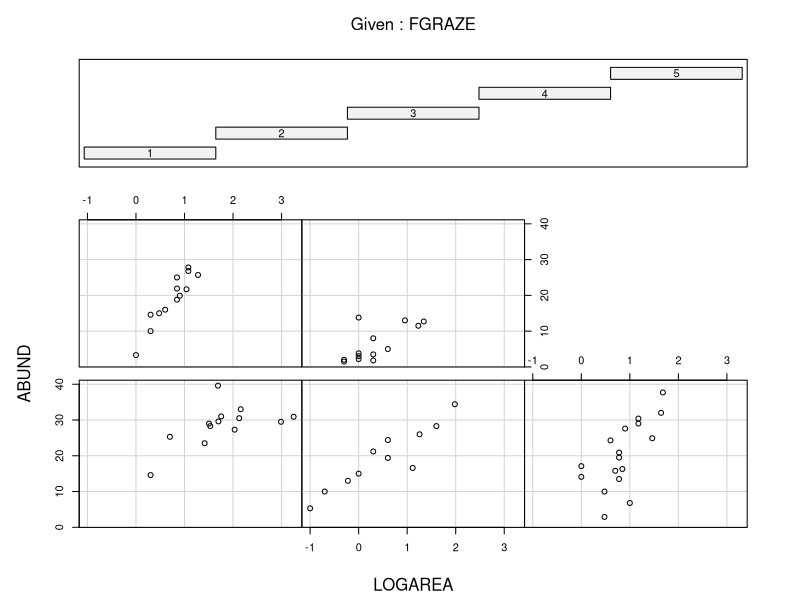
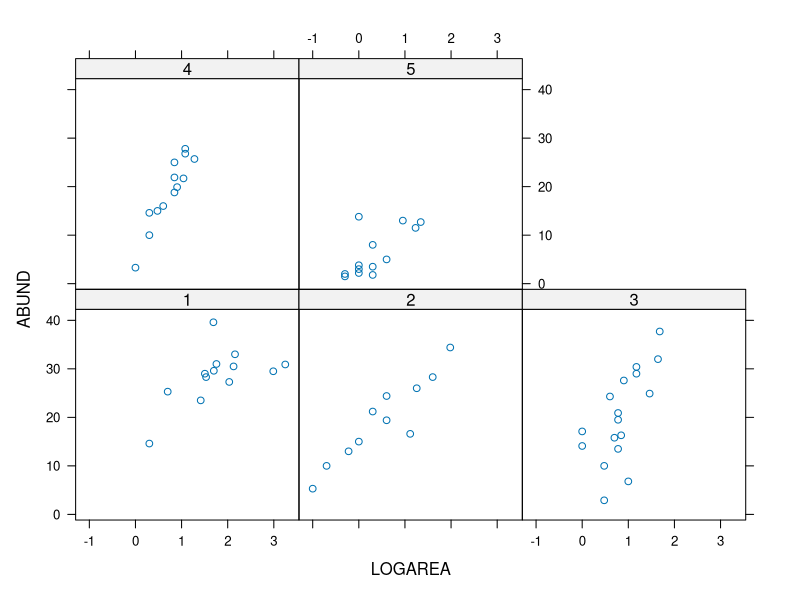
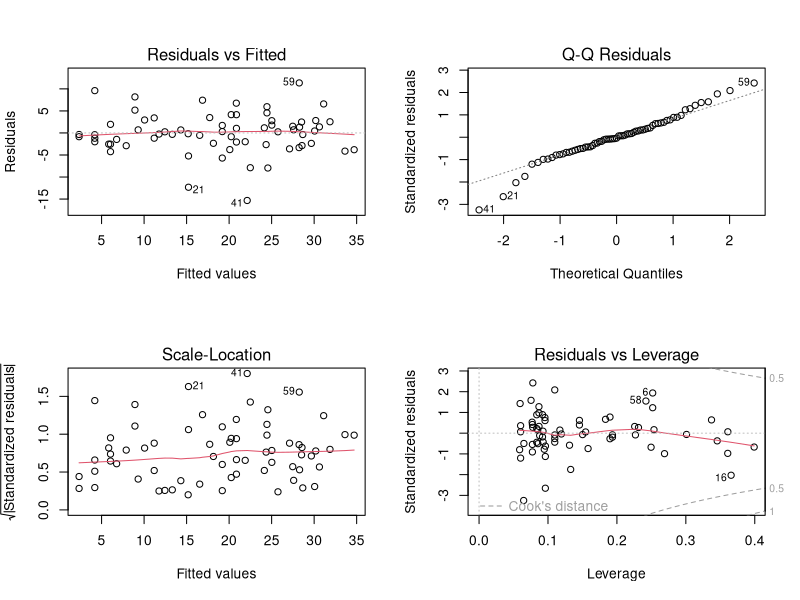
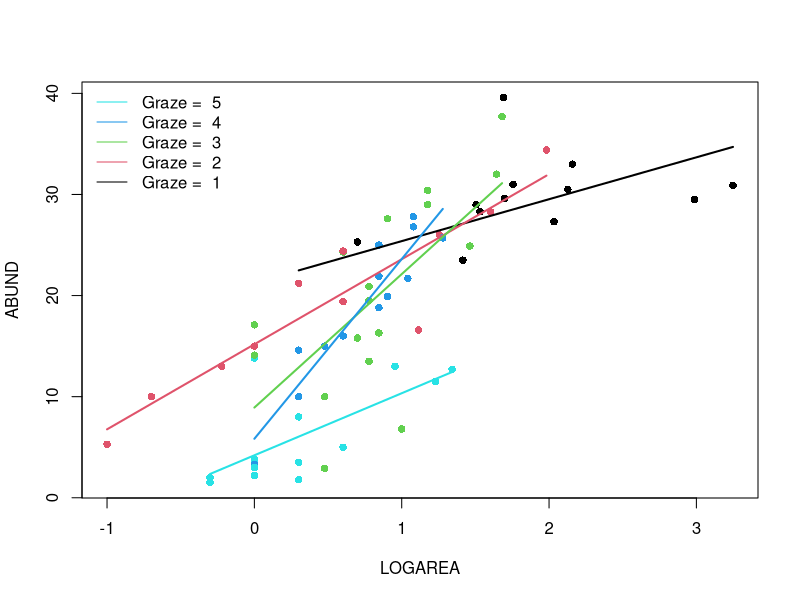
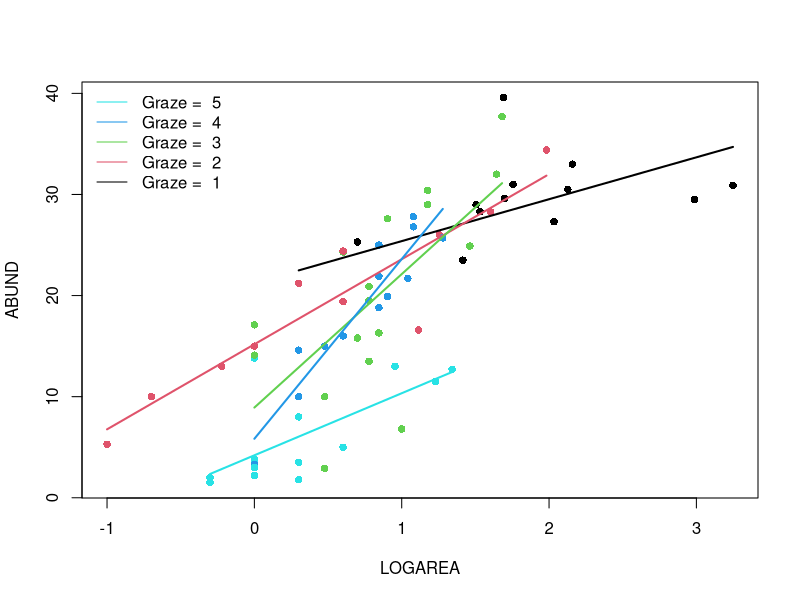

The R source for these figures, in order:
## ---- chunk 1
knitr::opts_chunk$set(echo=TRUE, message = FALSE, warning = FALSE, eval = FALSE, cache = FALSE)

SOLUTIONS<- TRUE
## ---- chunk 2
loyn <- read.table("./data/loyn.txt", header = TRUE)
str(loyn)
## ---- chunk 3
loyn$LOGAREA <- log10(loyn$AREA)
# create factor GRAZE as it was originally coded as an integer
loyn$FGRAZE <- factor(loyn$GRAZE)
## ---- chunk 4
coplot(ABUND ~ LOGAREA | FGRAZE, data = loyn)

# or
library(lattice)
xyplot(ABUND ~ LOGAREA | FGRAZE, data = loyn)

# There is a lot of variation in there, but:
# The mean abundance seems to decrease as grazing levels increase.
# This is most noticeable in the highest grazing level.
# Within a grazing level, abundance seems to increase with the log-patch area.
# It is unclear from this if the slope of the log-area effect is 
# different between grazing levels
## ---- chunk 5
birds.inter.1 <- lm(ABUND ~ FGRAZE * LOGAREA , data = loyn)
## ---- chunk 6
# first split the plotting device into 2 rows and 2 columns
par(mfrow = c(2,2))

# now create the residuals plots
plot(birds.inter.1)

# To test the normality of residuals assumption we use the Normal Q-Q plot. 
# The central residuals are not too far from the Q-Q line but the extremes
# are too extreme (the tails of the distribution are too long). Some
# observations, both high and low, are poorly explained by the model.

# The plot of the residuals against the fitted values suggests these
# extreme residuals happen for intermediate fitted values.

# Looking at the homogeneity of variance assumption (Residuals vs
# Fitted and Scale-Location plot),
# the graphs are mostly messy, with no clear pattern emerging. There is
# a hint of smaller variance with the lowest fitted values, which is not ideal.
# This could mean that the homogeneity of variance assumption is not met
# (i.e. the variances are not the same), but with this amount of data we 
# can't tell. ABUND being bounded by zero, it wouldn't be too 
# surprising that the variance increases with the mean abundance.

# The observations with the highest leverage don't appear to be overly
# influential, according to the Cook's distances in the Residuals vs
# Leverage plot.  
## ---- chunk 7
summary(birds.inter.1)

# Here the intercept (baseline) is the predicted `ABUND` for LOGAREA = 0,
# for FGRAZE level 1.
# the null hypothesis for the intercept is that the intercept = 0
# (not biologically relevant).

# LOGAREA represents the slope for LOGAREA, specific to level FGRAZE = 1.
# The null hypothesis is that the slope of the relationship
# between LOGAREA and ABUND = 0, for level FGRAZE = 1 only. 

# FGRAZE2...5 estimate differences (contrasts) between the *intercept* of
# each level and the *intercept* of the reference level, FGRAZE = 1. 

# FGRAZE2...5:LOGAREA estimate differences (contrasts) between the *slope*
# of LOGAREA for each level and the *slope* of LOGAREA for the reference
# level, FGRAZE = 1. 


# The Multiple R-square value is 0.76, so 76% of the variation in the data is explained by the model.
## ---- chunk 8
par(mfrow= c(1, 1))
plot(ABUND ~ LOGAREA, data= loyn, col= GRAZE, pch= 16)
# Note: # color 1 means black in R
# color 2 means red in R
# color 3 means green in R
# color 4 means blue in R
# color 5 means cyan in R

# FGRAZE1
# create a sequence of increasing Biomass within the observed range
LOGAREA.seq<- seq(from= min(loyn$LOGAREA[loyn$FGRAZE == 1]),
					to= max(loyn$LOGAREA[loyn$FGRAZE == 1]),
					length= 20)
# create data frame for prediction
dat4pred<- data.frame(FGRAZE= "1", LOGAREA= LOGAREA.seq)
# predict for new data
dat4pred$predicted<- predict(birds.inter.1, newdata= dat4pred)
# add the predictions to the plot of the data
lines(predicted ~ LOGAREA, data= dat4pred, col= 1, lwd= 2)

# FGRAZE2
LOGAREA.seq<- seq(from= min(loyn$LOGAREA[loyn$FGRAZE == 2]),
					to= max(loyn$LOGAREA[loyn$FGRAZE == 2]),
					length= 20)
dat4pred<- data.frame(FGRAZE= "2", LOGAREA= LOGAREA.seq)
dat4pred$predicted<- predict(birds.inter.1, newdata= dat4pred)
lines(predicted ~ LOGAREA, data= dat4pred, col= 2, lwd= 2)

# FGRAZE3
LOGAREA.seq<- seq(from= min(loyn$LOGAREA[loyn$FGRAZE == 3]),
					to= max(loyn$LOGAREA[loyn$FGRAZE == 3]),
					length= 20)
dat4pred<- data.frame(FGRAZE= "3", LOGAREA= LOGAREA.seq)
dat4pred$predicted<- predict(birds.inter.1, newdata= dat4pred)
lines(predicted ~ LOGAREA, data= dat4pred, col= 3, lwd= 2)

# FGRAZE4
LOGAREA.seq<- seq(from= min(loyn$LOGAREA[loyn$FGRAZE == 4]),
					to= max(loyn$LOGAREA[loyn$FGRAZE == 4]),
					length= 20)
dat4pred<- data.frame(FGRAZE= "4", LOGAREA= LOGAREA.seq)
dat4pred$predicted<- predict(birds.inter.1, newdata= dat4pred)
lines(predicted ~ LOGAREA, data= dat4pred, col= 4, lwd= 2)

# FGRAZE5
LOGAREA.seq<- seq(from= min(loyn$LOGAREA[loyn$FGRAZE == 5]),
					to= max(loyn$LOGAREA[loyn$FGRAZE == 5]),
					length= 20)
dat4pred<- data.frame(FGRAZE= "5", LOGAREA= LOGAREA.seq)
dat4pred$predicted<- predict(birds.inter.1, newdata= dat4pred)
lines(predicted ~ LOGAREA, data= dat4pred, col= 5, lwd= 2)

legend("topleft", 
 legend= paste("Graze = ", 5:1), 
 col= c(5:1), bty= "n",
 lty= c(1, 1, 1), 
 lwd= c(1, 1, 1))
## ---- chunk 9
# Okay, that was a long-winded way of doing this.
# If, like me, you prefer more compact code and less risks of errors,
# you can use a loop, to save repeating the sequence 5 times:
par(mfrow= c(1, 1))
plot(ABUND ~ LOGAREA, data= loyn, col= GRAZE, pch= 16)

for(g in levels(loyn$FGRAZE)){# `g` will take the values "1", "2",..., "5" in turn
	LOGAREA.seq<- seq(from= min(loyn$LOGAREA[loyn$FGRAZE == g]),
										to= max(loyn$LOGAREA[loyn$FGRAZE == g]),
														length= 20)
	dat4pred<- data.frame(FGRAZE= g, LOGAREA= LOGAREA.seq)
	dat4pred$predicted<- predict(birds.inter.1, newdata= dat4pred)
	lines(predicted ~ LOGAREA, data= dat4pred, col= as.numeric(g), lwd= 2)
}
legend("topleft", 
 legend= paste("Graze = ", 5:1), 
 col= c(5:1), bty= "n",
 lty= c(1, 1, 1), 
 lwd= c(1, 1, 1))
## ---- chunk 10
# INTERACTIVE MODEL
# The slopes of the LOGAREA effect across grazing levels are all over the
# place, without any coherent pattern (for instance, they could have been
# increasing or decreasing gradually from low to high grazing intensity).
# From a model like this, it appears that abundance is broadly increasing
# with patch size, however it is challenging to learn anything general
# about the nature of the relationships between birds, in relation to
# patch size and grazing.

# The interaction is non-significant, so isn't supported statistically either.

# Time to revert to a simpler, or an altogether different model?
# More on this in the next exercise!

# Some observations are poorly predicted (fitted) using the current set
# of predictors.

